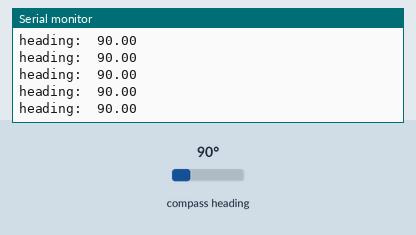
Simulated run of this sketch. Board: Arduino Uno, built with avr-gcc and run on an emulated ATmega328P. On the bench: the last lines printed to the serial monitor. Inputs (shaded band) come from the test bench; at power-on: compass heading 90°.

Above: at 1.2 s.
1.3 s: compass heading set to 7°
At 2.0 s:
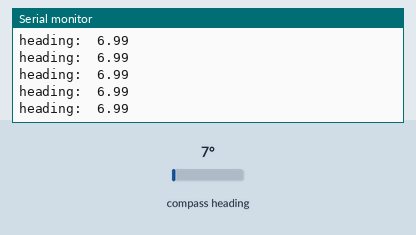
4.3 s: compass heading set to 180°
At 5.1 s:
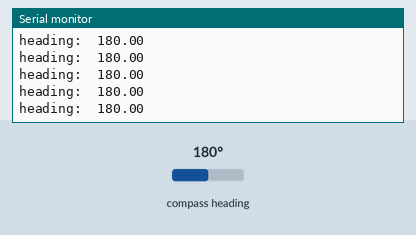
7.3 s: compass heading set to 90°
At 8.3 s:
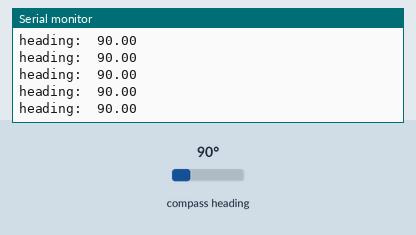
10.3 s: compass heading set to 7°
Timing chart, 0 to 10.4 s (numbered marks = the images above; inputs shaded):
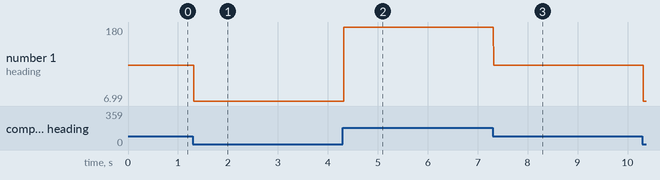

The sketch:

GYR0_001.ino
```cpp
#include "Wire.h"
#include "I2Cdev.h"
#include "HMC5883L.h"
HMC5883L mag;

int16_t mx, my, mz;

#define LED_PIN 13
bool blinkState = false;

void setup() {
    Wire.begin();
    Serial.begin(38400);
    mag.initialize();
}

void loop() {
    // read raw heading measurements from device
    mag.getHeading(&mx, &my, &mz);
// To calculate heading in degrees. 0 degree indicates North
    float heading = atan2(my, mx);
    if(heading < 0)
      heading += 2 * M_PI;
    Serial.print("heading:\t");
    Serial.println(heading * 180/M_PI);

}
```

Measured:
- after the input at 1.3 s, the serial monitor: prints a new line at once (image 1)
- after the input at 4.3 s, the serial monitor: prints a new line at once (image 2)
- after the input at 7.3 s, the serial monitor: prints a new line at once (image 3)
- plotted number 1: 90 → 6.99 after the input at 1.3 s, 6.99 → 180 after the input at 4.3 s, 180 → 90 after the input at 7.3 s, 90 → 6.99 after the input at 10.3 s
